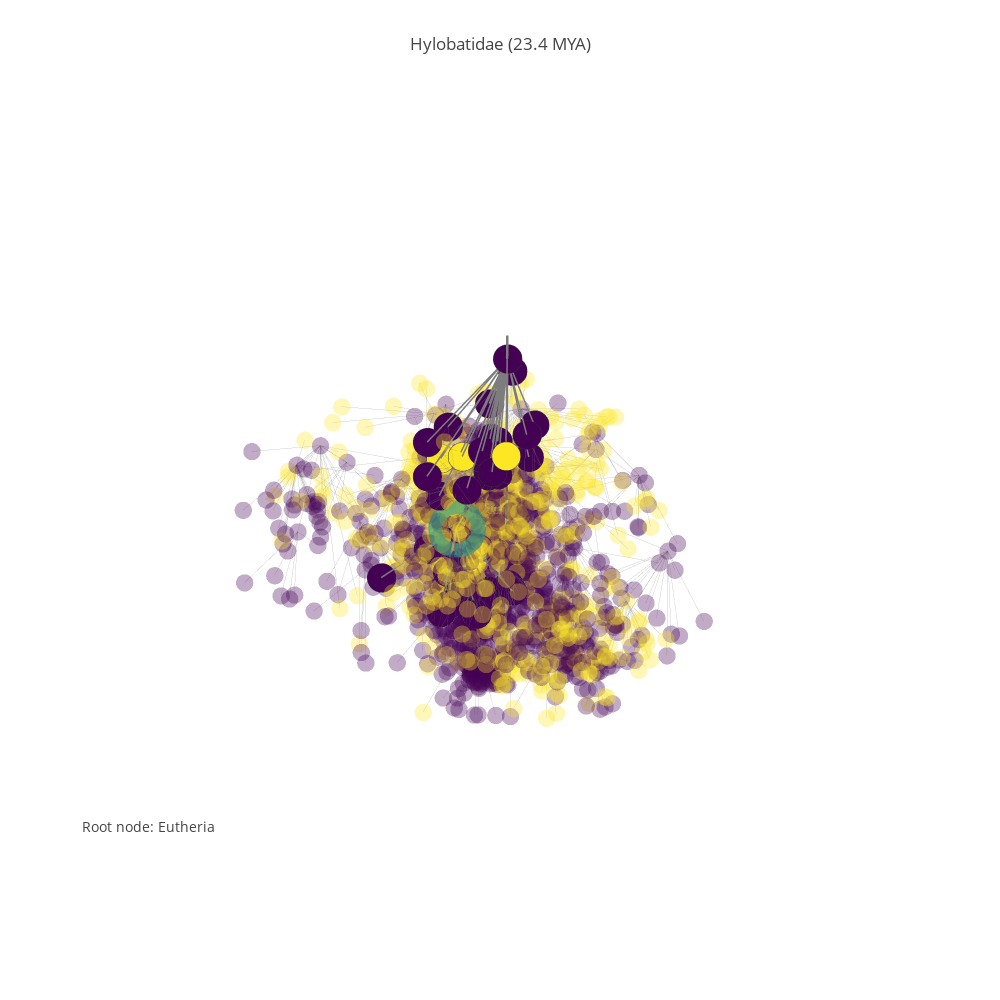

The notebook cell saved with this chart:
### Code cell
#pgp.plot_data
#pgp.render_plot()
#pgp.render_plot(publish=True, filename="Mammals")
focus_node = 16300
pgp.refocus(focus_node)

### Figure 1 — Plotly figure (JSON) as saved in the notebook; plotly's stock layout.template omitted (floating-point values rounded to 4 significant figures; data arrays with more than 128 entries replaced by an {"elided": "..."} marker saying what was removed)
{"data": [{"hoverinfo": "none", "line": {"color": "rgb(125,125,125)", "width": 5}, "mode": "lines", "type": "scatter3d", "uid": "f2188040-d498-11e8-9f8a-f45c89a09993", "x": [-0.2707, -0.2707, null], "y": [0.1628, 0.1628, null], "z": [5.338, 0.8307, null]}, {"mode": "text", "text": ["1 MYA", "5 MYA", "20 MYA", "50 MYA", "150 MYA"], "type": "scatter3d", "uid": "f21a2cae-d498-11e8-a6eb-f45c89a09993", "x": [-0.2707, -0.2707, -0.2707], "y": [0.1628, 0.1628, 0.1628], "z": [0.6931, 1.792, 3.045, 3.932, 5.017]}, {"hoverinfo": "none", "line": {"color": "rgb(125,125,125)", "width": 1}, "mode": "lines", "opacity": 0.33, "type": "scatter3d", "uid": "f21a2ea4-d498-11e8-b223-f45c89a09993", "x": {"elided": "4764 float values"}, "y": {"elided": "4764 float values"}, "z": {"elided": "4764 float values"}}, {"hoverinfo": "text", "marker": {"color": {"elided": "1588 int values"}, "colorscale": "Viridis", "opacity": 0.33, "size": 6, "symbol": "circle"}, "mode": "markers", "name": "actors", "text": {"elided": "1588 str values"}, "textfont": {"color": "#ff7f0e", "family": "sans serif", "size": 18}, "type": "scatter3d", "uid": "f21a301e-d498-11e8-88f4-f45c89a09993", "x": {"elided": "1588 float values"}, "y": {"elided": "1588 float values"}, "z": {"elided": "1588 float values"}}, {"hoverinfo": "none", "line": {"color": "rgb(125,125,125)", "width": 3}, "mode": "lines", "opacity": 1, "type": "scatter3d", "uid": "f21a3192-d498-11e8-a750-f45c89a09993", "x": [-0.2707, -0.2707, null, 0.7164, -0.2707, null, 0.1189, -0.2707, null, -0.1237, -0.2707, null, 0.1262, -0.2707, null, 0.5333, -0.2707, null, -0.1929, -0.2707, null, 0.2047, -0.2707, null, -0.308, 0.2047, null, 0.2882, -0.308, null, 0.4147, 0.2882, null, 0.8369, 0.2882, null, 0.327, 0.2882, null, -0.2222, 0.2882, null, 0.1929, 0.2882, null, -0.02205, 0.2882, null, 0.5853, 0.2882, null, 0.9116, 0.2882, null, 0.04547, 0.2882, null, -0.2726, 0.2882, null, 0.4141, 0.2882, null, 0.3458, 0.2882, null, 0.6914, 0.2882, null, 0.2248, 0.2882, null, -0.0004392, 0.2882, null, -0.2655, -0.2707, null, -0.3266, -0.2707, null, -0.3735, -0.2707, null, 0.6069, -0.2707, null, 0.284, -0.2707, null, 0.5405, -0.2707, null, 0.2373, -0.2707, null, -0.427, -0.2707, null, 0.1085, -0.2707, null, -0.3899, -0.2707, null, 0.05003, -0.2707, null, -0.3403, -0.2707, null, 0.2583, -0.2707, null, 0.1571, -0.2707, null, 0.3423, -0.2707, null, 0.2229, -0.2707, null], "y": [0.1628, 0.1628, null, 0.02258, 0.1628, null, 0.1971, 0.1628, null, 0.1744, 0.1628, null, 0.4214, 0.1628, null, 0.3989, 0.1628, null, 0.5178, 0.1628, null, 0.3663, 0.1628, null, 0.006726, 0.3663, null, -0.04585, 0.006726, null, 0.2718, -0.04585, null, 0.28, -0.04585, null, -0.18, -0.04585, null, -0.2424, -0.04585, null, -0.6509, -0.04585, null, -0.394, -0.04585, null, 0.5656, -0.04585, null, -0.6217, -0.04585, null, 0.5722, -0.04585, null, -0.6308, -0.04585, null, 0.138, -0.04585, null, 0.4065, -0.04585, null, 0.2418, -0.04585, null, 0.3848, -0.04585, null, 0.464, -0.04585, null, -0.176, 0.1628, null, -0.1384, 0.1628, null, -0.2013, 0.1628, null, -0.07922, 0.1628, null, 0.07471, 0.1628, null, -0.006991, 0.1628, null, 0.6494, 0.1628, null, 0.08118, 0.1628, null, 0.2626, 0.1628, null, 0.4361, 0.1628, null, 0.1676, 0.1628, null, 0.415, 0.1628, null, -0.1551, 0.1628, null, -0.1873, 0.1628, null, -0.1911, 0.1628, null, 0.4432, 0.1628, null], "z": [5.088, 5.088, null, 4.094, 5.088, null, 4.205, 5.088, null, 4.205, 5.088, null, 4.025, 5.088, null, 4.025, 5.088, null, 4.401, 5.088, null, 4.025, 5.088, null, 3.867, 4.025, null, 3.195, 3.867, null, 2.542, 3.195, null, 2.542, 3.195, null, 2.542, 3.195, null, 2.542, 3.195, null, 2.542, 3.195, null, 2.542, 3.195, null, 2.542, 3.195, null, 2.542, 3.195, null, 2.542, 3.195, null, 2.542, 3.195, null, 2.542, 3.195, null, 2.542, 3.195, null, 2.542, 3.195, null, 2.542, 3.195, null, 2.542, 3.195, null, 3.829, 5.088, null, 4.025, 5.088, null, 4.401, 5.088, null, 4.401, 5.088, null, 4.159, 5.088, null, 3.761, 5.088, null, 4.401, 5.088, null, 4.868, 5.088, null, 3.989, 5.088, null, 4.401, 5.088, null, 4.043, 5.088, null, 4.025, 5.088, null, 4.401, 5.088, null, 3.434, 5.088, null, 4.043, 5.088, null, 4.111, 5.088, null]}, {"hoverinfo": "text", "marker": {"color": [0, 0, 0, 0, 0, 0, 0, 0, 0, 0, 0, 0, 0, 0, 0, 0, 0, 0, 0, 0, 0, 0, 0, 0, 0, 0, 0, 0, 0, 2, 0, 2, 0, 0, 0, 0, 0, 0, 2, 2, 0, 0, 2], "colorscale": "Viridis", "line": {"color": "rgb(50,50,50)", "width": 0.5}, "size": 10, "symbol": "circle"}, "mode": "markers", "name": "actors", "text": ["<a href=\"https://en.wikipedia.org/wiki/Eutheria\">Eutheria -- 15997 (161.0 MYA)</a>", "<a href=\"https://en.wikipedia.org/wiki/Edentata\">Edentata -- 15953 (59.0 MYA)</a>", "<a href=\"https://en.wikipedia.org/wiki/Pholidota\">Pholidota -- 15954 (66.0 MYA)</a>", "<a href=\"https://en.wikipedia.org/wiki/Glires\">Glires -- 15957 (66.0 MYA)</a>", "<a href=\"https://en.wikipedia.org/wiki/Lagomorpha\">Lagomorpha -- 15958 (55.0 MYA)</a>", "<a href=\"https://en.wikipedia.org/wiki/Rodentia\">Rodentia -- 15959 (55.0 MYA)</a>", "<a href=\"https://en.wikipedia.org/wiki/Macroscelididae\">Macroscelididae -- 15960 (80.5 MYA)</a>", "<a href=\"https://en.wikipedia.org/wiki/Primates\">Primates -- 15963 (55.0 MYA)</a>", "<a href=\"https://en.wikipedia.org/wiki/Catarrhini\">Catarrhini -- 16293 (46.8 MYA)</a>", "<a href=\"https://en.wikipedia.org/wiki/Hylobatidae\">Hylobatidae -- 16300 (23.4 MYA)</a>", "<a href=\"https://en.wikipedia.org/wiki/Hylobates\">Hylobates -- 16429 (11.7 MYA)</a>", "<a href=\"https://en.wikipedia.org/wiki/Hylobates agilis\">Hylobates agilis -- 16433 (11.7 MYA)</a>", "<a href=\"https://en.wikipedia.org/wiki/Hylobates lar\">Hylobates lar -- 16434 (11.7 MYA)</a>", "<a href=\"https://en.wikipedia.org/wiki/Hylobates muelleri\">Hylobates muelleri -- 16435 (11.7 MYA)</a>", "<a href=\"https://en.wikipedia.org/wiki/Hylobates moloch\">Hylobates moloch -- 16436 (11.7 MYA)</a>", "<a href=\"https://en.wikipedia.org/wiki/Hylobates pileatus\">Hylobates pileatus -- 16437 (11.7 MYA)</a>", "<a href=\"https://en.wikipedia.org/wiki/Hylobates klossii\">Hylobates klossii -- 16438 (11.7 MYA)</a>", "<a href=\"https://en.wikipedia.org/wiki/Bunopithecus hoolock\">Bunopithecus hoolock -- 16439 (11.7 MYA)</a>", "<a href=\"https://en.wikipedia.org/wiki/Symphalangus syndactylus\">Symphalangus syndactylus -- 16440 (11.7 MYA)</a>", "<a href=\"https://en.wikipedia.org/wiki/Nomascus\">Nomascus -- 112088 (11.7 MYA)</a>", "<a href=\"https://en.wikipedia.org/wiki/Nomascus gabriellae\">Nomascus gabriellae -- 112090 (11.7 MYA)</a>", "<a href=\"https://en.wikipedia.org/wiki/Nomascus hainanus\">Nomascus hainanus -- 112091 (11.7 MYA)</a>", "<a href=\"https://en.wikipedia.org/wiki/Nomascus leucogenys\">Nomascus leucogenys -- 112092 (11.7 MYA)</a>", "<a href=\"https://en.wikipedia.org/wiki/Nomascus siki\">Nomascus siki -- 112093 (11.7 MYA)</a>", "<a href=\"https://en.wikipedia.org/wiki/Nomascus concolor\">Nomascus concolor -- 16441 (11.7 MYA)</a>", "<a href=\"https://en.wikipedia.org/wiki/Scandentia\">Scandentia -- 15964 (45.0 MYA)</a>", "<a href=\"https://en.wikipedia.org/wiki/Chiroptera\">Chiroptera -- 15966 (55.0 MYA)</a>", "<a href=\"https://en.wikipedia.org/wiki/Dermoptera\">Dermoptera -- 15967 (80.5 MYA)</a>", "<a href=\"https://en.wikipedia.org/wiki/Insectivora\">Insectivora -- 15968 (80.5 MYA)</a>", "<a href=\"https://en.wikipedia.org/wiki/Creodonta\">Creodonta -- 15970 (63.0 MYA)</a>", "<a href=\"https://en.wikipedia.org/wiki/Carnivora\">Carnivora -- 15971 (42.0 MYA)</a>", "<a href=\"https://en.wikipedia.org/wiki/Condylarthra\">Condylarthra -- 15973 (80.5 MYA)</a>", "<a href=\"https://en.wikipedia.org/wiki/Artiodactyla\">Artiodactyla -- 15976 (129.0 MYA)</a>", "<a href=\"https://en.wikipedia.org/wiki/Cetacea\">Cetacea -- 15977 (53.0 MYA)</a>", "<a href=\"https://en.wikipedia.org/wiki/Tubulidentata\">Tubulidentata -- 15978 (80.5 MYA)</a>", "<a href=\"https://en.wikipedia.org/wiki/Perissodactyla\">Perissodactyla -- 15980 (56.0 MYA)</a>", "<a href=\"https://en.wikipedia.org/wiki/Hyracoidea\">Hyracoidea -- 15982 (55.0 MYA)</a>", "<a href=\"https://en.wikipedia.org/wiki/Sirenia\">Sirenia -- 15984 (80.5 MYA)</a>", "<a href=\"https://en.wikipedia.org/wiki/Desmostylia\">Desmostylia -- 15985 (30.0 MYA)</a>", "<a href=\"https://en.wikipedia.org/wiki/Embrythopoda\">Embrythopoda -- 15986 (56.0 MYA)</a>", "<a href=\"https://en.wikipedia.org/wiki/Proboscidea\">Proboscidea -- 15987 (60.0 MYA)</a>"], "type": "scatter3d", "uid": "f21a32ee-d498-11e8-9653-f45c89a09993", "x": [-0.2707, 0.7164, 0.1189, -0.1237, 0.1262, 0.5333, -0.1929, 0.2047, -0.308, 0.2882, 0.4147, 0.8369, 0.327, -0.2222, 0.1929, -0.02205, 0.5853, 0.9116, 0.04547, -0.2726, 0.4141, 0.3458, 0.6914, 0.2248, -0.0004392, -0.2655, -0.3266, -0.3735, 0.6069, 0.284, 0.5405, 0.2373, -0.427, 0.1085, -0.3899, 0.05003, -0.3403, 0.2583, 0.1571, 0.3423, 0.2229], "y": [0.1628, 0.02258, 0.1971, 0.1744, 0.4214, 0.3989, 0.5178, 0.3663, 0.006726, -0.04585, 0.2718, 0.28, -0.18, -0.2424, -0.6509, -0.394, 0.5656, -0.6217, 0.5722, -0.6308, 0.138, 0.4065, 0.2418, 0.3848, 0.464, -0.176, -0.1384, -0.2013, -0.07922, 0.07471, -0.006991, 0.6494, 0.08118, 0.2626, 0.4361, 0.1676, 0.415, -0.1551, -0.1873, -0.1911, 0.4432], "z": [5.088, 4.094, 4.205, 4.205, 4.025, 4.025, 4.401, 4.025, 3.867, 3.195, 2.542, 2.542, 2.542, 2.542, 2.542, 2.542, 2.542, 2.542, 2.542, 2.542, 2.542, 2.542, 2.542, 2.542, 2.542, 3.829, 4.025, 4.401, 4.401, 4.159, 3.761, 4.401, 4.868, 3.989, 4.401, 4.043, 4.025, 4.401, 3.434, 4.043, 4.111]}, {"hoverinfo": "text", "marker": {"color": [1], "colorscale": "Viridis", "opacity": 0.6, "size": 20, "symbol": "circle"}, "mode": "markers", "name": "actors", "text": ["<a href=\"https://en.wikipedia.org/wiki/Eutheria\">Eutheria -- 15997 (161.0 MYA)</a>", "<a href=\"https://en.wikipedia.org/wiki/Edentata\">Edentata -- 15953 (59.0 MYA)</a>", "<a href=\"https://en.wikipedia.org/wiki/Pholidota\">Pholidota -- 15954 (66.0 MYA)</a>", "<a href=\"https://en.wikipedia.org/wiki/Glires\">Glires -- 15957 (66.0 MYA)</a>", "<a href=\"https://en.wikipedia.org/wiki/Lagomorpha\">Lagomorpha -- 15958 (55.0 MYA)</a>", "<a href=\"https://en.wikipedia.org/wiki/Rodentia\">Rodentia -- 15959 (55.0 MYA)</a>", "<a href=\"https://en.wikipedia.org/wiki/Macroscelididae\">Macroscelididae -- 15960 (80.5 MYA)</a>", "<a href=\"https://en.wikipedia.org/wiki/Primates\">Primates -- 15963 (55.0 MYA)</a>", "<a href=\"https://en.wikipedia.org/wiki/Catarrhini\">Catarrhini -- 16293 (46.8 MYA)</a>", "<a href=\"https://en.wikipedia.org/wiki/Hylobatidae\">Hylobatidae -- 16300 (23.4 MYA)</a>", "<a href=\"https://en.wikipedia.org/wiki/Hylobates\">Hylobates -- 16429 (11.7 MYA)</a>", "<a href=\"https://en.wikipedia.org/wiki/Hylobates agilis\">Hylobates agilis -- 16433 (11.7 MYA)</a>", "<a href=\"https://en.wikipedia.org/wiki/Hylobates lar\">Hylobates lar -- 16434 (11.7 MYA)</a>", "<a href=\"https://en.wikipedia.org/wiki/Hylobates muelleri\">Hylobates muelleri -- 16435 (11.7 MYA)</a>", "<a href=\"https://en.wikipedia.org/wiki/Hylobates moloch\">Hylobates moloch -- 16436 (11.7 MYA)</a>", "<a href=\"https://en.wikipedia.org/wiki/Hylobates pileatus\">Hylobates pileatus -- 16437 (11.7 MYA)</a>", "<a href=\"https://en.wikipedia.org/wiki/Hylobates klossii\">Hylobates klossii -- 16438 (11.7 MYA)</a>", "<a href=\"https://en.wikipedia.org/wiki/Bunopithecus hoolock\">Bunopithecus hoolock -- 16439 (11.7 MYA)</a>", "<a href=\"https://en.wikipedia.org/wiki/Symphalangus syndactylus\">Symphalangus syndactylus -- 16440 (11.7 MYA)</a>", "<a href=\"https://en.wikipedia.org/wiki/Nomascus\">Nomascus -- 112088 (11.7 MYA)</a>", "<a href=\"https://en.wikipedia.org/wiki/Nomascus gabriellae\">Nomascus gabriellae -- 112090 (11.7 MYA)</a>", "<a href=\"https://en.wikipedia.org/wiki/Nomascus hainanus\">Nomascus hainanus -- 112091 (11.7 MYA)</a>", "<a href=\"https://en.wikipedia.org/wiki/Nomascus leucogenys\">Nomascus leucogenys -- 112092 (11.7 MYA)</a>", "<a href=\"https://en.wikipedia.org/wiki/Nomascus siki\">Nomascus siki -- 112093 (11.7 MYA)</a>", "<a href=\"https://en.wikipedia.org/wiki/Nomascus concolor\">Nomascus concolor -- 16441 (11.7 MYA)</a>", "<a href=\"https://en.wikipedia.org/wiki/Scandentia\">Scandentia -- 15964 (45.0 MYA)</a>", "<a href=\"https://en.wikipedia.org/wiki/Chiroptera\">Chiroptera -- 15966 (55.0 MYA)</a>", "<a href=\"https://en.wikipedia.org/wiki/Dermoptera\">Dermoptera -- 15967 (80.5 MYA)</a>", "<a href=\"https://en.wikipedia.org/wiki/Insectivora\">Insectivora -- 15968 (80.5 MYA)</a>", "<a href=\"https://en.wikipedia.org/wiki/Creodonta\">Creodonta -- 15970 (63.0 MYA)</a>", "<a href=\"https://en.wikipedia.org/wiki/Carnivora\">Carnivora -- 15971 (42.0 MYA)</a>", "<a href=\"https://en.wikipedia.org/wiki/Condylarthra\">Condylarthra -- 15973 (80.5 MYA)</a>", "<a href=\"https://en.wikipedia.org/wiki/Artiodactyla\">Artiodactyla -- 15976 (129.0 MYA)</a>", "<a href=\"https://en.wikipedia.org/wiki/Cetacea\">Cetacea -- 15977 (53.0 MYA)</a>", "<a href=\"https://en.wikipedia.org/wiki/Tubulidentata\">Tubulidentata -- 15978 (80.5 MYA)</a>", "<a href=\"https://en.wikipedia.org/wiki/Perissodactyla\">Perissodactyla -- 15980 (56.0 MYA)</a>", "<a href=\"https://en.wikipedia.org/wiki/Hyracoidea\">Hyracoidea -- 15982 (55.0 MYA)</a>", "<a href=\"https://en.wikipedia.org/wiki/Sirenia\">Sirenia -- 15984 (80.5 MYA)</a>", "<a href=\"https://en.wikipedia.org/wiki/Desmostylia\">Desmostylia -- 15985 (30.0 MYA)</a>", "<a href=\"https://en.wikipedia.org/wiki/Embrythopoda\">Embrythopoda -- 15986 (56.0 MYA)</a>", "<a href=\"https://en.wikipedia.org/wiki/Proboscidea\">Proboscidea -- 15987 (60.0 MYA)</a>"], "type": "scatter3d", "uid": "f21a343a-d498-11e8-a3ce-f45c89a09993", "x": [0.2882], "y": [-0.04585], "z": [3.195]}], "layout": {"annotations": [{"font": {"size": 14}, "showarrow": false, "text": "Root node: Eutheria", "x": 0, "xanchor": "left", "xref": "paper", "y": 0.1, "yanchor": "bottom", "yref": "paper"}], "height": 1000, "hovermode": "closest", "margin": {"t": 100}, "scene": {"xaxis": {"showbackground": false, "showgrid": false, "showline": false, "showticklabels": false, "title": "", "zeroline": false}, "yaxis": {"showbackground": false, "showgrid": false, "showline": false, "showticklabels": false, "title": "", "zeroline": false}, "zaxis": {"showbackground": false, "showgrid": false, "showline": false, "showticklabels": false, "title": "", "zeroline": false}}, "showlegend": false, "title": "<a href=\"https://en.wikipedia.org/wiki/Hylobatidae\">Hylobatidae</a> (23.4 MYA)", "width": 1000}}
